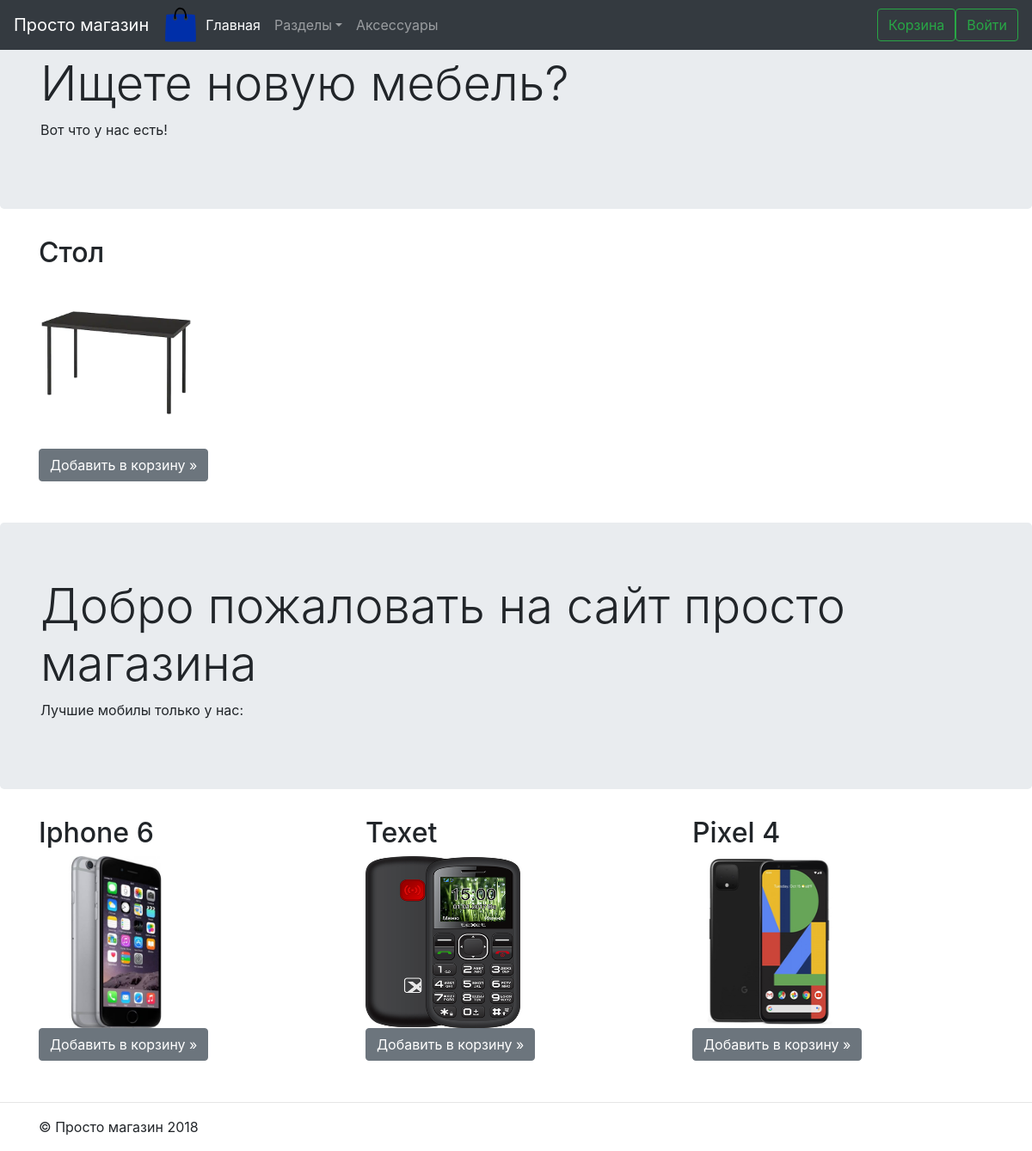
The app's page /, older data.
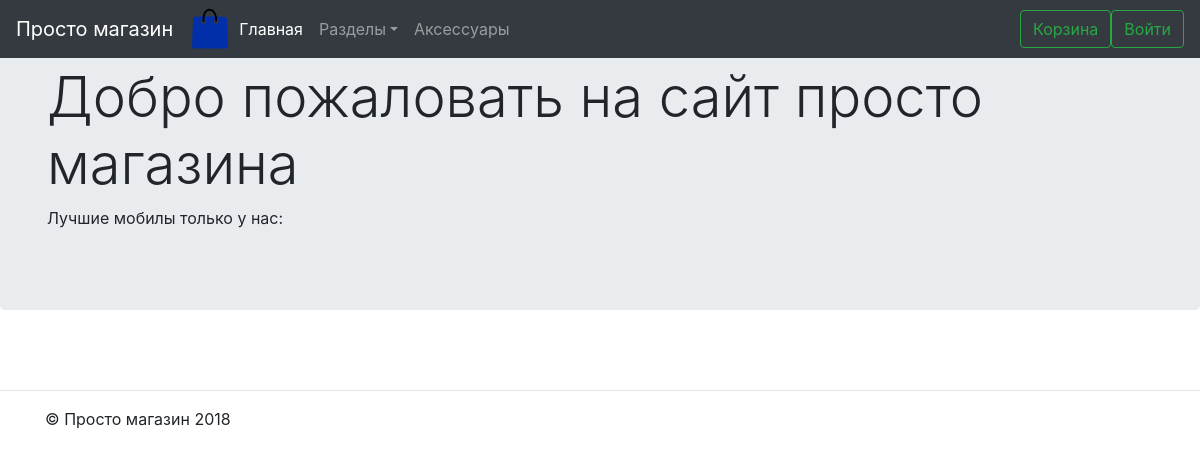
The same page, newer data.
### app/models.py (models this page shows, shortened)
class Topic(models.Model):
    title = models.CharField(max_length=250)
    text = models.TextField()
    creation_date = models.DateField(auto_now_add=True)
    product = models.ManyToManyField('Product', through='TopicProduct')
    class Meta:
        verbose_name = 'Статья на главную страницу'
        verbose_name_plural = 'Статьи на главную страницу'

class Product(models.Model):
    name = models.CharField(max_length=64, verbose_name='Наименование')
    specification = models.TextField(verbose_name='Описание')
    slug_name = models.SlugField()
    img = models.ImageField(upload_to='products/%Y/%m/%d/', verbose_name='Изображение')
    departament = models.ForeignKey('Departament', on_delete=models.CASCADE)
    class Meta:
        verbose_name = 'Товар'
        verbose_name_plural = 'Товары'

### app/views.py (the view, shortened to what this page needs)
# urls.py: path('', StartView.as_view(), name='base_page'),
class StartView(View):
    def get(self, request):
        template = 'app/index1.html'
        topics_products = Topic.objects.all().prefetch_related('product').order_by('-creation_date')
        departaments = Departament.objects.all()
        context = {'objects': topics_products,
                   'departaments': departaments}
        return render(request, template, context)

### templates/app/index1.html (shortened to what this page needs)
<!DOCTYPE html>
<html lang="en">
<head>
    {% load static %}
    <link rel="stylesheet" href="{% static 'css/bootstrap.min.css' %}">
</head>
{% block body %}<body class="" data-gr-c-s-loaded="true">{% endblock %}
<nav class="navbar navbar-expand-md navbar-dark fixed-top bg-dark">
    <a class="navbar-brand" href="/">Просто магазин</a>
    <img src="{% static 'image/logo.svg' %}" alt="" width="42" height="42">
    <div class="collapse navbar-collapse" id="navbarsExampleDefault">
        <ul class="navbar-nav mr-auto">
            <li class="nav-item active">
                <a class="nav-link" href="/">
                    Главная</a>
            </li>
            <li class="nav-item dropdown">
                <a class="nav-link dropdown-toggle" href="#" id="dropdown01"
                   data-toggle="dropdown" aria-haspopup="true" aria-expanded="false">
                    Разделы</a>
            </li>
            <li class="nav-item">
                <a class="nav-link" href="./empty_section.html">
                    Аксесcуары</a>
            </li>
        </ul>
        <a class="btn btn-outline-success my-2 my-sm-0" role="button"
           href="./cart.html">
            Корзина</a>
        {% if request.user.is_authenticated %}
                <a class="btn btn-outline-success my-2 my-sm-0" role="button"
           href="{% url 'logout'%}">
            Выйти</a>
        {% else %}
        <a class="btn btn-outline-success my-2 my-sm-0" role="button"
           href="/login">
            Войти</a>
        {% endif %}
    </div>
</nav>
{% block content %}
<main role="main">
    {% for object in objects %}
    <div class="jumbotron">
        <div class="container">
            <h1 class="display-4">{{ object.title}}</h1>
            <p>{{ object.text }}</p>
        </div>
    </div>
    <div class="container mb-5">
        <div class="row">
            {% for product in object.product.all %}
            <div class="col-md-4">
                <h2>{{ product.name }}</h2>
                <a href="./product/{{product.slug_name}}">
                    <img src="{{ MEDIA_URL}} {{product.img.url}}" width="180" height="200">
                </a>
                <form method="post" action="{% url 'base_page' %}">
                    <input type="submit" class="btn btn-secondary" value="Добавить в корзину »">
                </form>
            </div>
            {% endfor %}
        </div>
    </div>
    {% endfor %}
</main>
{% endblock %}
<hr>
<footer class="container">
    <p>© Просто магазин 2018</p>
</footer>
</body>
</html>

Row changes from the older to the newer data that the page shows:
removed Topic: title "Ищете новую мебель?", text "Вот что у нас есть!"
removed Product: name "Стол", img (picture)
removed Product: name "Iphone 6", img (picture), shown under "Добро пожаловать на сайт просто магазина"
removed Product: name "Texet", img (picture), shown under "Добро пожаловать на сайт просто магазина"
removed Product: name "Pixel 4", img (picture), shown under "Добро пожаловать на сайт просто магазина"
